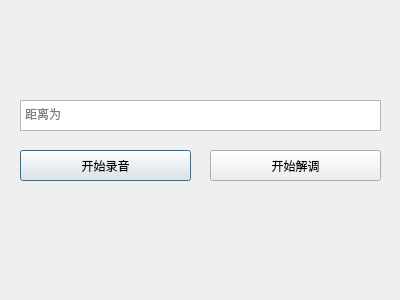
<?xml version="1.0" encoding="UTF-8"?>
<ui version="4.0">
 <class>Dialog</class>
 <widget class="QDialog" name="Dialog">
  <property name="geometry">
   <rect>
    <x>0</x>
    <y>0</y>
    <width>400</width>
    <height>300</height>
   </rect>
  </property>
  <property name="windowTitle">
   <string>Dialog</string>
  </property>
  <widget class="QPushButton" name="start_button">
   <property name="geometry">
    <rect>
     <x>20</x>
     <y>150</y>
     <width>171</width>
     <height>31</height>
    </rect>
   </property>
   <property name="text">
    <string>开始录音</string>
   </property>
  </widget>
  <widget class="QTextEdit" name="distance_text">
   <property name="geometry">
    <rect>
     <x>20</x>
     <y>100</y>
     <width>361</width>
     <height>31</height>
    </rect>
   </property>
   <property name="placeholderText">
    <string>距离为</string>
   </property>
  </widget>
  <widget class="QPushButton" name="decode_button">
   <property name="geometry">
    <rect>
     <x>210</x>
     <y>150</y>
     <width>171</width>
     <height>31</height>
    </rect>
   </property>
   <property name="text">
    <string>开始解调</string>
   </property>
  </widget>
 </widget>
 <resources/>
 <connections/>
</ui>
